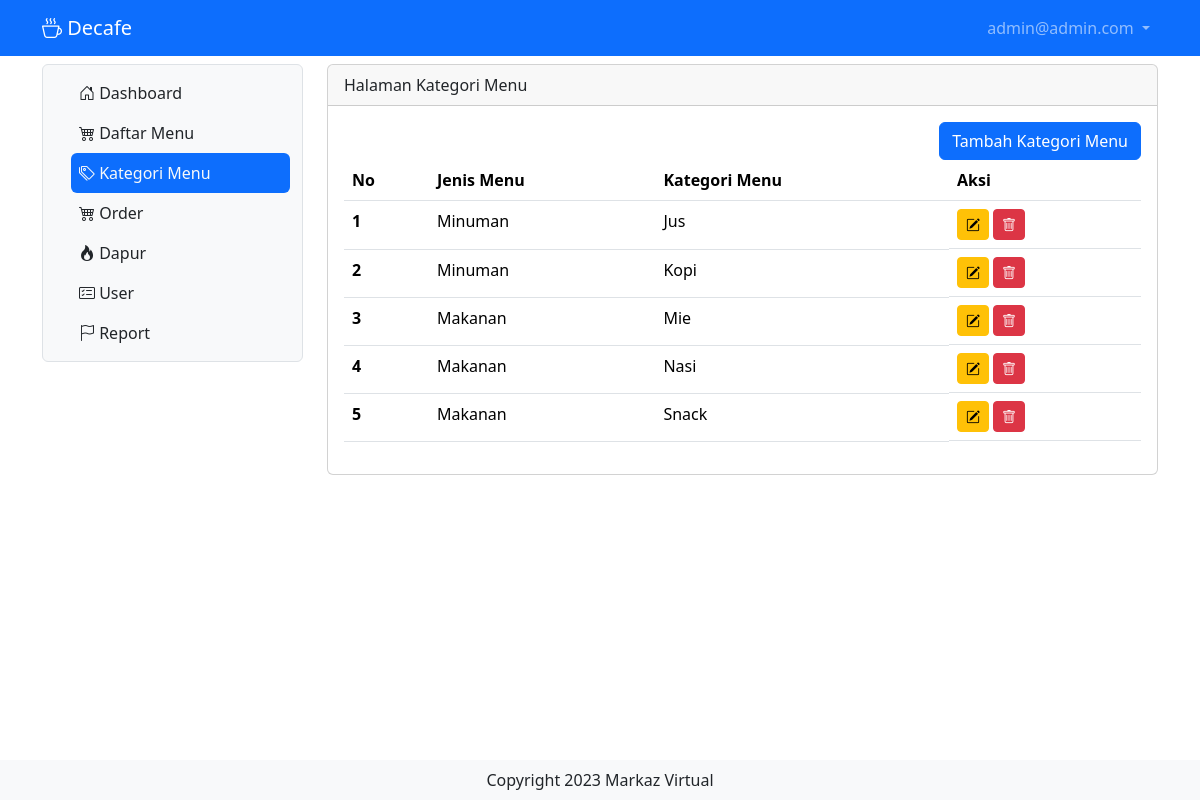
Screenshot of /katmenu (signed in) with the database file from the repository.
### tables this page shows
CREATE TABLE IF NOT EXISTS `tb_user` (
  `id` int NOT NULL AUTO_INCREMENT,
  `nama` varchar(200) DEFAULT NULL,
  `username` varchar(200) DEFAULT NULL,
  `password` varchar(200) DEFAULT NULL,
  `level` int DEFAULT NULL,
  `nohp` varchar(15) DEFAULT NULL,
  `alamat` varchar(300) DEFAULT NULL,
  PRIMARY KEY (`id`)
);

CREATE TABLE IF NOT EXISTS `tb_kategori_menu` (
  `id_kat_menu` int NOT NULL AUTO_INCREMENT,
  `jenis_menu` int DEFAULT NULL,
  `kategori_menu` varchar(50) DEFAULT NULL,
  PRIMARY KEY (`id_kat_menu`) USING BTREE
);

### katmenu.php (the view, shortened to what this page needs)
<?php
include "proses/connect.php";
$query = mysqli_query($conn, "SELECT * FROM tb_kategori_menu");
while ($record = mysqli_fetch_array($query)) {
    $result[] = $record;
}
?>
<div class="col-lg-9 mt-2">
    <div class="card">
        <div class="card-header">
            Halaman Kategori Menu
        </div>
        <div class="card-body">
            <div class="row">
                <div class="col d-flex justify-content-end">
                    <button class="btn btn-primary" data-bs-toggle="modal" data-bs-target="#ModalTambahUser">Tambah Kategori Menu</button>
                </div>
            </div>
            <?php
            if (empty($result)) {
                echo "Data user tidak ada";
            } else {
            ?>
                <div class="table-responsive">
                    <table class="table table-hover">
                        <thead>
                            <tr>
                                <th scope="col">No</th>
                                <th scope="col">Jenis Menu</th>
                                <th scope="col">Kategori Menu</th>
                                <th scope="col">Aksi</th>
                            </tr>
                        </thead>
                        <tbody>
                            <?php
                            $no = 1;
                            foreach ($result as $row) {
                            ?>
                                <tr>
                                    <th scope="row"><?php echo $no++ ?></th>
                                    <td><?php echo ($row['jenis_menu'] == 1) ? "Makanan" : "Minuman" ?></td>
                                    <td><?php echo $row['kategori_menu'] ?></td>
                                    <td class="d-flex">
                                        <button class="btn btn-warning btn-sm me-1" data-bs-toggle="modal" data-bs-target="#ModalEdit<?php echo $row['id_kat_menu'] ?>"><i class="bi bi-pencil-square"></i></button>
                                        <button class="btn btn-danger btn-sm me-1" data-bs-toggle="modal" data-bs-target="#ModalDelete<?php echo $row['id_kat_menu'] ?>"><i class="bi bi-trash"></i></button>
                                    </td>
                                </tr>
                            <?php
                            } ?>
                        </tbody>
                    </table>
                </div>
            <?php
            } ?>
        </div>
    </div>
</div>

### header.php (shortened to what this page needs)
<?php
include "proses/connect.php";
$query = mysqli_query($conn, "SELECT * FROM tb_user WHERE username ='$_SESSION[username_decafe]'");
?>
<nav class="navbar navbar-expand  navbar-dark bg-primary sticky-top">
  <div class="container-lg ">
    <a class="navbar-brand" href="."><i class="bi bi-cup-hot"></i> Decafe</a>
    <div class="navbar-collapse collapse justify-content-end" id="navbarNavDropdown">
      <ul class="navbar-nav">
        <li class="nav-item dropdown">
          <a class="nav-link dropdown-toggle" href="#" role="button" data-bs-toggle="dropdown" aria-expanded="false">
            <?php
            echo $hasil['username']; ?>
          </a>
        </li>
      </ul>
    </div>
  </div>
</nav>

### rows the page displays
tb_user: username "admin@admin.com"
tb_kategori_menu: jenis_menu "Minuman", kategori_menu "Jus"
tb_kategori_menu: jenis_menu "Minuman", kategori_menu "Kopi"
tb_kategori_menu: jenis_menu "Makanan", kategori_menu "Mie"
tb_kategori_menu: jenis_menu "Makanan", kategori_menu "Nasi"
tb_kategori_menu: jenis_menu "Makanan", kategori_menu "Snack"
